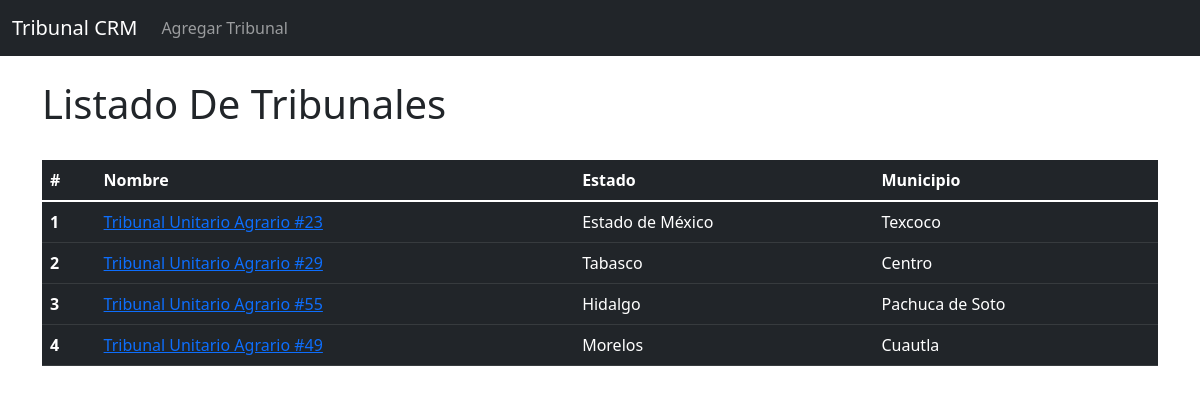
/tribunal/, run on an earlier commit of the app's database.
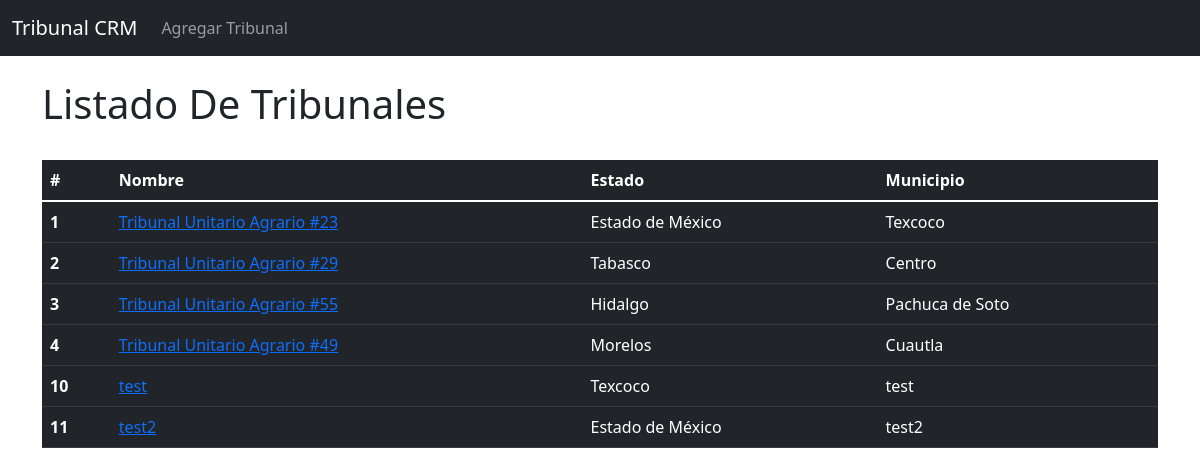
And on a later commit of the database.
### tribunal/models.py (models this page shows, shortened)
class Tribunal (models.Model):
    ESTADO_CHOICES = (
        ("", ""),
        ("aguascalientes", "Aguascalientes"),
        ("baja_california", "Baja California"),
        ("baja_california_sur", "Baja California Sur"),
        ("campeche", "Campeche"),
        ("chiapas", "Chiapas"),
        ("chihuahua", "Chihuahua"),
        ("coahuila", "Coahuila"),
        ("colima", "Colima"),
        ("cdmx", "Ciudad de México / CDMX"),
        ("durango", "Durango"),
        ("estado_de_mexico", "Estado de México"),
        ("guanajuato", "Guanajuato"),
        ("guerrero", "Guerrero"),
        ("hidalgo", "Hidalgo"),
        ("jalisco", "Jalisco"),
        ("michoacan", "Michoacán"),
        ("morelos", "Morelos"),
        ("nayarit", "Nayarit"),
        ("nuevo_leon", "Nuevo León"),
        ("oaxaca", "Oaxaca"),
        ("puebla", "Puebla"),
        ("querétaro", "Querétaro"),
        ("quintana_roo", "Quintana Roo"),
        ("san_luis_potosi", "San Luis Potosí"),
        ("sinaloa", "Sinaloa"),
        ("sonora", "Sonora"),
        ("tabasco", "Tabasco"),
        ("tamaulipas", "Tamaulipas"),
        ("tlaxcala", "Tlaxcala"),
        ("veracruz", "Veracruz"),
        ("yucatan", "Yucatán"),
        ("zacatecas", "Zacatecas"),
        ("texcoco", "Texcoco"),
    )
    nombre = models.CharField(max_length=200)
    municipio = models.CharField(max_length=100)
    estado = models.CharField(max_length=50, choices=ESTADO_CHOICES)
    class Meta:
        db_table = 'Tribunal'
        verbose_name = "tribunal"
        verbose_name_plural = "tribunales"
    def get_absolute_url(self):
        return reverse('tribunal:detail', args=[self.id])

### tribunal/views.py (the view)
# urls.py: path('', views.TribunalListView.as_view(), name='index'),
class TribunalListView(ListView):
    queryset = Tribunal.objects.all()
    context_object_name = 'tribunales'
    template_name = 'tribunal/pages/index.html'

### tribunal/templates/tribunal/pages/index.html (shortened to what this page needs)
{% extends 'tribunal/base.html' %}
{% block content %}
<h1>Listado De Tribunales</h1>
<br>
<table class="table table-dark table-hover">
    <thead>
        <tr>
            <th scope="col">#</th>
            <th scope="col">Nombre</th>
            <th scope="col">Estado</th>
            <th scope="col">Municipio</th>
        </tr>
    </thead>
    <tbody>
        {% for tribunal in tribunales %}
        <tr>
            <th scope="row">{{tribunal.id}}</th>
            <td><a href="{{tribunal.get_absolute_url}}">{{tribunal.nombre}}</a></td>
            <td>{{tribunal.get_estado_display}}</td>
            <td>{{tribunal.municipio}}</td>
        </tr>
        {% endfor %}
    </tbody>
</table>
{% endblock content %}

What changed in the data, as far as the page shows it:
added Tribunal: id "10", nombre "test", estado "Texcoco", municipio "test"
added Tribunal: id "11", nombre "test2", estado "Estado de México", municipio "test2"
